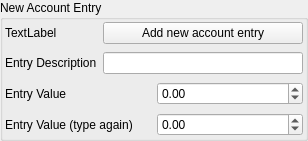
    <widget class="QGroupBox" name="newAccountEntryGroupBox">
     <property name="maximumSize">
      <size>
       <width>16777215</width>
       <height>16777215</height>
      </size>
     </property>
     <property name="title">
      <string>New Account Entry</string>
     </property>
     <layout class="QVBoxLayout" name="verticalLayout_5">
      <property name="leftMargin">
       <number>1</number>
      </property>
      <property name="topMargin">
       <number>1</number>
      </property>
      <property name="rightMargin">
       <number>1</number>
      </property>
      <property name="bottomMargin">
       <number>1</number>
      </property>
      <item>
       <widget class="QWidget" name="widget" native="true">
        <layout class="QHBoxLayout" name="horizontalLayout_28">
         <property name="leftMargin">
          <number>1</number>
         </property>
         <property name="topMargin">
          <number>1</number>
         </property>
         <property name="rightMargin">
          <number>1</number>
         </property>
         <property name="bottomMargin">
          <number>1</number>
         </property>
         <item>
          <widget class="QLabel" name="errorLabel">
           <property name="text">
            <string notr="true">TextLabel</string>
           </property>
          </widget>
         </item>
         <item>
          <spacer name="horizontalSpacer_4">
           <property name="orientation">
            <enum>Qt::Horizontal</enum>
           </property>
           <property name="sizeHint" stdset="0">
            <size>
             <width>40</width>
             <height>20</height>
            </size>
           </property>
          </spacer>
         </item>
         <item>
          <widget class="QPushButton" name="newAccountSavePushButton">
           <property name="minimumSize">
            <size>
             <width>200</width>
             <height>0</height>
            </size>
           </property>
           <property name="maximumSize">
            <size>
             <width>200</width>
             <height>16777215</height>
            </size>
           </property>
           <property name="text">
            <string>Add new account entry</string>
           </property>
          </widget>
         </item>
        </layout>
       </widget>
      </item>
      <item>
       <widget class="QWidget" name="descriptionWidget" native="true">
        <layout class="QHBoxLayout" name="horizontalLayout_27">
         <property name="leftMargin">
          <number>1</number>
         </property>
         <property name="topMargin">
          <number>1</number>
         </property>
         <property name="rightMargin">
          <number>1</number>
         </property>
         <property name="bottomMargin">
          <number>1</number>
         </property>
         <item>
          <widget class="QLabel" name="label_4">
           <property name="text">
            <string>Entry Description</string>
           </property>
          </widget>
         </item>
         <item>
          <widget class="QLineEdit" name="descriptionLineEdit">
           <property name="text">
            <string notr="true"/>
           </property>
           <property name="maxLength">
            <number>195</number>
           </property>
          </widget>
         </item>
        </layout>
       </widget>
      </item>
      <item>
       <widget class="QWidget" name="widget_5" native="true">
        <layout class="QHBoxLayout" name="horizontalLayout_24">
         <property name="leftMargin">
          <number>1</number>
         </property>
         <property name="topMargin">
          <number>1</number>
         </property>
         <property name="rightMargin">
          <number>1</number>
         </property>
         <property name="bottomMargin">
          <number>1</number>
         </property>
         <item>
          <widget class="QLabel" name="label_2">
           <property name="text">
            <string>Entry Value</string>
           </property>
          </widget>
         </item>
         <item>
          <widget class="QDoubleSpinBox" name="entryDoubleSpinBox">
           <property name="minimum">
            <double>-10000.000000000000000</double>
           </property>
           <property name="maximum">
            <double>10000.000000000000000</double>
           </property>
          </widget>
         </item>
        </layout>
       </widget>
      </item>
      <item>
       <widget class="QWidget" name="widget_4" native="true">
        <layout class="QHBoxLayout" name="horizontalLayout_2">
         <property name="leftMargin">
          <number>1</number>
         </property>
         <property name="topMargin">
          <number>1</number>
         </property>
         <property name="rightMargin">
          <number>1</number>
         </property>
         <property name="bottomMargin">
          <number>1</number>
         </property>
         <item>
          <widget class="QLabel" name="label_3">
           <property name="text">
            <string>Entry Value (type again)</string>
           </property>
          </widget>
         </item>
         <item>
          <widget class="QDoubleSpinBox" name="entryDoubleRepeatedSpinBox">
           <property name="minimum">
            <double>-10000.000000000000000</double>
           </property>
           <property name="maximum">
            <double>10000.000000000000000</double>
           </property>
          </widget>
         </item>
        </layout>
       </widget>
      </item>
     </layout>
    </widget>
